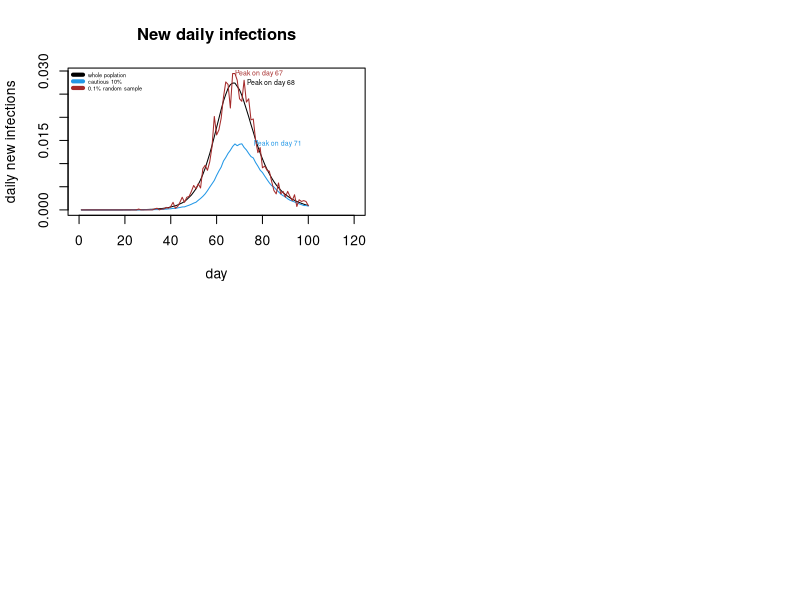

Write the R code that produced this figure. (Note: a time limit stopped this script after it produced the figure.)
##By Group 02： Huanyu Su(s2171849), Mia Wu(s2025818), Peiran Zhang(s2184444)
##Github Repo URL: https://github.com/BeijiStars/Practice-2

## Overview
## ********
## To come up with an epidemic simulation（function, Plots and analysis) in large population in 100 days
## and try to answer the following questions: 
## 1  what do the daily infection trajectories look like for the 10% of the population 
##    with the lowest individual transmission possibilities;
## 2  and how do they compare to the infection trajectories for the whole population? 

## Steps
## ********
## 1  Write one function to simulate the number of new infections each day among the whole population;
##    and simulate the 10% population with the lowest individual transmission possibilities;
##    and simulate a radom sample of 0.1% of the population. 
## 2  Standardise and plot the daily infections trajectories and trajectory peaks compare 
##    among 'whole population', '10% cautious' and '0.1% random sample'.
## 3  Running 10 replicate simulations and plot results in three parts.
## 4  Analyze the implications of these results to the ZOE app data.

## Algorithm details
## *****************
## 1  The initial susceptible population of size 5.5 million is set, and 10 randomly chosen people 
##    are set to the exposed (E) state.
## 2  Once exposed, people have a daily probability 1/3 entering the infectious (I) state.
## 3  Each day an uninfected person, j, has a probability lambda*beta[j]*the sum of betas of all
##    currently of infectious people of being infected,and entering the E state, where lambda is
##    an overall viral infectivity parameter, vector beta contains relative contact rates for all
##    people, and the average value of betap[i] over the whole population is 1.
## 4  The infectious have a daily probability of 1/5 of leaving the infectious state (recovery or 
##    transition to serious disease). Over the course of simulation re-infection is not considered.
## 5  9 vectors are created to record the number of people in the exposed (E), infectious (I) and 
##    recovered (R) states for the whole population, the 'cautious 10%' and the 0.1% of random sample
##    each day.
## 6  The new infections on day i (i>1) for three populations are then caculated by summing the differences
##    between E state and I state, and then plus the increase of number of individuals in R state.
## 7  In order for the 3 curves to be displayed in one graph, they need to be divided 
##    by their own sample size in order to be normalised.
## 8  Simulation 10 was repeated, placing the 3 curves in 3 separate graphs to compare their fluctuations 
##    and thus explain the impact of using the ZOE app on the infection trajectory.

##  Step1 
##  write the function epidemic

epidemic <- function(n=5500000,ne=10,lambda=0.4/n,pei=1/3,pir=1/5,nd=100) {
  ## whole population (n = 5,500,000),
  ## randomly chosen people in E state (ne = 10),
  ## constant number (lambda = 0.4 / n),
  ## E <- I daily probability (pei = 1/3),
  ## I <- R or serious disease daily probabiliyu (pir = 1/5)
  ## simulate 100 days (nd = 100)
  beta <- rlnorm(n,0,0.5); beta <- beta/mean(beta)
  ## beta[i] is a relative contact rate with others the ith person in the whole population has
  E <- I <- R <- rep(0,nd) ## set up storage for pop in Exposed, Infectious and Recovered state
  E_lb <- E_r <- I_lb <- I_r <- R_lb <- R_r<- rep(0,nd) ## set up storage for pop with specific conditions
  inew <- inew_lb <- inew_r <- rep(0,nd) ## set up storage for infected and recovered pop change
  x <- rep(0,n) ## initialize to susceptible state
  
  ## start the epidemic by setting ne randomly chosen people to the E state
  x[sample((1:length(x)), ne)] <- 1 
  E[1] <- ne
  random_sample <- sample(1:n, size = 0.001*n) ## a random sample of 0.1% of the population to be recorded
  ind_lb <- which(beta < quantile(beta, 0.1)) ## the 10% of the population with lowest betas
  
  ## loop over days
  for (i in 2:nd) { 
    u <- runif(n) ## uniform random deviates
    x[x==2&u<pir] <- 3 ## I -> R
    x[x==0&u<lambda*beta*sum(beta[x==2])] <- 1 ## S -> E
    x[x==1&u<pei] <- 2 ## E -> I
    E[i] <- sum(x==1) ## exposed people of the whole pop on thid day
    I[i] <- sum(x==2) ## infectious people of the whole pop on this day
    R[i] <- sum(x==3) ## recoveries of the whole pop on this day
    E_lb[i] <- sum(x[ind_lb]==1) ## exposed people of the 10% of the pop with lowest beta
    I_lb[i] <- sum(x[ind_lb]==2) ## infectious people of the 10% of the pop with lowest beta
    R_lb[i] <- sum(x[ind_lb]==3) ## recoveries of the 10% of the pop with lowest beta
    E_r[i] <- sum(x[random_sample]==1) ## exposed people of a random sample of 0.1% of the population
    I_r[i] <- sum(x[random_sample]==2) ## infectious people of a random sample of 0.1% of the population
    R_r[i] <- sum(x[random_sample]==3) ## recoveries of a random sample of 0.1% of the population
  }
  
  inew[-1] <- E[-1] - E[-nd] + I[-1] - I[-nd] + (R[-1]-R[-nd]) 
  ## new infections of each day in the whole pop
  inew_lb[-1] <- E_lb[-1] - E_lb[-nd] + I_lb[-1] - I_lb[-nd] + (R_lb[-1]-R_lb[-nd]) 
  ## new infections of each day in the 10% of the pop with lowest beta
  inew_r[-1] <- E_r[-1] - E_r[-nd] + I_r[-1] -I_r[-nd]+ (R_r[-1]-R_r[-nd]) 
  ## new infections of each day of a random sample of 0.1% of the populatio
  
  list(inew=inew,inew_lb=inew_lb,inew_r=inew_r)
} ## Epidemic

epi <- epidemic() ## simulate epidemic


##  Step2
##  Standardise and plot the daily infections trajectories

##  Normalized new infections in three samples（whole pop ,10% cautious and 0.1% random sample)
population <- 5.5e6
inew_s <- epi$inew/population
inew_lb_s <- epi$inew_lb/(population * 0.1)
inew_r_s <- epi$inew_r/(population * 0.001)

##  plot the daily infections trajectories in three samples (one simulate)
par(mfcol=c(2,2)) 
plot(inew_s,ylim=c(0,max(inew_s,inew_lb_s,inew_r_s)),xlim=c(0,120),xlab="day",ylab="daily new infections", type = 'l', col=1) 
## pop daily new infections (black)
lines(inew_lb_s,col=4) ## cautious 10% new daily infections (blue)
lines(inew_r_s,col='brown') ## 0.1% random sample new daily infections
legend("topleft", legend = c("whole poplation","cautious 10%","0.1% random sample"), 
       lwd = 4, col = c(1,4,'brown'), cex = 0.4, bty = "n")
title("New daily infections")

## label the day on which each trajectory peaks
text(which.max((inew_s)),max(inew_s), labels = paste("Peak on day", which.max((inew_s))), col=1, adj=-0.25, cex = 0.5)
text(which.max((inew_lb_s)),max(inew_lb_s), labels = paste("Peak on day", which.max((inew_lb_s))), col=4, adj=-0.25, cex = 0.5)
text(which.max((inew_r_s)),max(inew_r_s), labels = paste("Peak on day", which.max((inew_r_s))), col='brown', adj=-0.05, cex = 0.5)



##  Step3
##  Running 10 replicate simulations and plot results

simulate_10 <- lapply(rep(5.5e6,10), epidemic) ## running 10 replicate simulations and return a list

##  plot daily infections trajectories in three samples respectively
##  plot 10 waves of the whole pop
plot(simulate_10[[1]]$inew,xlab="day",ylab="daily new infections", ylim=c(0, max(sapply(simulate_10,function(x) max(x$inew)))),
     type = 'l', col=1)
for (i in 2:10){
  lines(simulate_10[[i]]$inew)
}
title("10 times simulation of the whole poplation")
##  plot 10 waves of the 10% cautious pop
plot(simulate_10[[1]]$inew_lb,xlab="day",ylab="daily new infections",ylim=c(0, max(sapply(simulate_10,function(x) max(x$inew_lb)))),
     type = 'l', col=4)
for (i in 2:10){
  lines(simulate_10[[i]]$inew_lb, col=4)
}
title("10 times simulation of the 10% of the population with lowest beta")
##  plot 10 waves of a random sample of 0.1% whole pop
plot(simulate_10[[1]]$inew_r,xlab="day",ylab="daily new infections", ylim=c(0, max(sapply(simulate_10,function(x) max(x$inew_r)))), 
     type = 'l', col='brown')
for (i in 2:10){
  lines(simulate_10[[i]]$inew_r, col='brown')
}
title("10 times simulation of a random sample of 0.1% of the population")


##  Step4
##  Analyze the implications of these results interpreting daily 
##  infection trajectories reconstructed using the ZOE app data.

##   The results show that：

#### 1 The daily infection peak reconstructed using the ZOE app data are likely to be later than others. 
##     The infection peak of 10% cautious population with low beta values is about 
##     2-5 days later than the peak of whole population and the peak of 0.1% random sample.

#### 2 The number of infections reconstructed using the ZOE app data is highly likely to be less than others. 
##     The infection curve for the 10% cautious population with low beta valiue is much lower than 
##     the infection curves for the whole population and the 0.1% random sample (especially near the infection peak).
